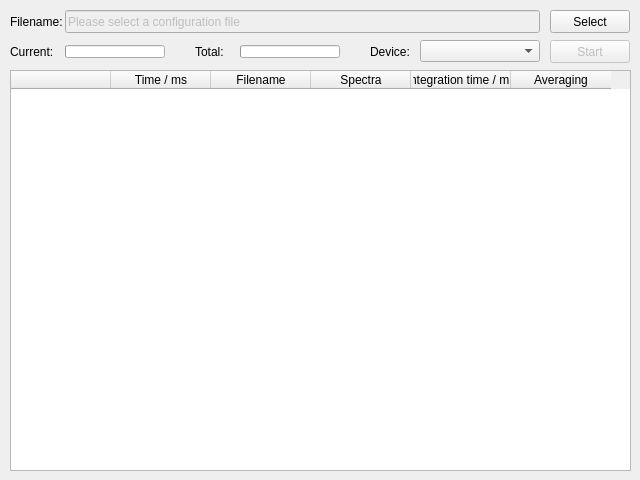
<?xml version="1.0" encoding="UTF-8"?>
<ui version="4.0">
 <class>PanelTimePattern</class>
 <widget class="QDialog" name="PanelTimePattern">
  <property name="geometry">
   <rect>
    <x>0</x>
    <y>0</y>
    <width>640</width>
    <height>480</height>
   </rect>
  </property>
  <property name="windowTitle">
   <string>Time pattern</string>
  </property>
  <widget class="QLineEdit" name="lineEdit_path">
   <property name="enabled">
    <bool>false</bool>
   </property>
   <property name="geometry">
    <rect>
     <x>65</x>
     <y>10</y>
     <width>475</width>
     <height>23</height>
    </rect>
   </property>
   <property name="text">
    <string>Please select a configuration file</string>
   </property>
   <property name="readOnly">
    <bool>true</bool>
   </property>
  </widget>
  <widget class="QPushButton" name="pushButton_start">
   <property name="enabled">
    <bool>false</bool>
   </property>
   <property name="geometry">
    <rect>
     <x>550</x>
     <y>40</y>
     <width>80</width>
     <height>23</height>
    </rect>
   </property>
   <property name="text">
    <string>Start</string>
   </property>
  </widget>
  <widget class="QPushButton" name="pushButton_select">
   <property name="geometry">
    <rect>
     <x>550</x>
     <y>10</y>
     <width>80</width>
     <height>23</height>
    </rect>
   </property>
   <property name="text">
    <string>Select</string>
   </property>
  </widget>
  <widget class="QLabel" name="label_filename">
   <property name="geometry">
    <rect>
     <x>10</x>
     <y>10</y>
     <width>60</width>
     <height>23</height>
    </rect>
   </property>
   <property name="font">
    <font>
     <weight>50</weight>
     <bold>false</bold>
    </font>
   </property>
   <property name="text">
    <string>Filename:</string>
   </property>
  </widget>
  <widget class="QTableWidget" name="tableWidget_cmds">
   <property name="geometry">
    <rect>
     <x>10</x>
     <y>70</y>
     <width>621</width>
     <height>401</height>
    </rect>
   </property>
   <property name="focusPolicy">
    <enum>Qt::NoFocus</enum>
   </property>
   <property name="horizontalScrollBarPolicy">
    <enum>Qt::ScrollBarAlwaysOff</enum>
   </property>
   <property name="autoScroll">
    <bool>false</bool>
   </property>
   <property name="selectionMode">
    <enum>QAbstractItemView::NoSelection</enum>
   </property>
   <attribute name="horizontalHeaderHighlightSections">
    <bool>false</bool>
   </attribute>
   <attribute name="verticalHeaderVisible">
    <bool>false</bool>
   </attribute>
   <attribute name="verticalHeaderHighlightSections">
    <bool>false</bool>
   </attribute>
   <column>
    <property name="text">
     <string/>
    </property>
   </column>
   <column>
    <property name="text">
     <string>Time / ms</string>
    </property>
   </column>
   <column>
    <property name="text">
     <string>Filename</string>
    </property>
   </column>
   <column>
    <property name="text">
     <string>Spectra</string>
    </property>
   </column>
   <column>
    <property name="text">
     <string>Integration time / ms</string>
    </property>
   </column>
   <column>
    <property name="text">
     <string>Averaging</string>
    </property>
   </column>
  </widget>
  <widget class="QLabel" name="label_current">
   <property name="geometry">
    <rect>
     <x>10</x>
     <y>40</y>
     <width>50</width>
     <height>23</height>
    </rect>
   </property>
   <property name="font">
    <font>
     <weight>50</weight>
     <bold>false</bold>
    </font>
   </property>
   <property name="text">
    <string>Current:</string>
   </property>
  </widget>
  <widget class="QProgressBar" name="progressBar_current">
   <property name="geometry">
    <rect>
     <x>65</x>
     <y>45</y>
     <width>100</width>
     <height>13</height>
    </rect>
   </property>
   <property name="value">
    <number>0</number>
   </property>
   <property name="textVisible">
    <bool>false</bool>
   </property>
  </widget>
  <widget class="QLabel" name="label_total">
   <property name="geometry">
    <rect>
     <x>195</x>
     <y>40</y>
     <width>40</width>
     <height>23</height>
    </rect>
   </property>
   <property name="font">
    <font>
     <weight>50</weight>
     <bold>false</bold>
    </font>
   </property>
   <property name="text">
    <string>Total:</string>
   </property>
  </widget>
  <widget class="QProgressBar" name="progressBar_total">
   <property name="geometry">
    <rect>
     <x>240</x>
     <y>45</y>
     <width>100</width>
     <height>13</height>
    </rect>
   </property>
   <property name="value">
    <number>0</number>
   </property>
   <property name="textVisible">
    <bool>false</bool>
   </property>
  </widget>
  <widget class="QLabel" name="label_device">
   <property name="geometry">
    <rect>
     <x>370</x>
     <y>40</y>
     <width>40</width>
     <height>23</height>
    </rect>
   </property>
   <property name="font">
    <font>
     <weight>50</weight>
     <bold>false</bold>
    </font>
   </property>
   <property name="text">
    <string>Device:</string>
   </property>
  </widget>
  <widget class="QComboBox" name="comboBox_device">
   <property name="geometry">
    <rect>
     <x>420</x>
     <y>40</y>
     <width>120</width>
     <height>22</height>
    </rect>
   </property>
  </widget>
 </widget>
 <resources/>
 <connections/>
</ui>
